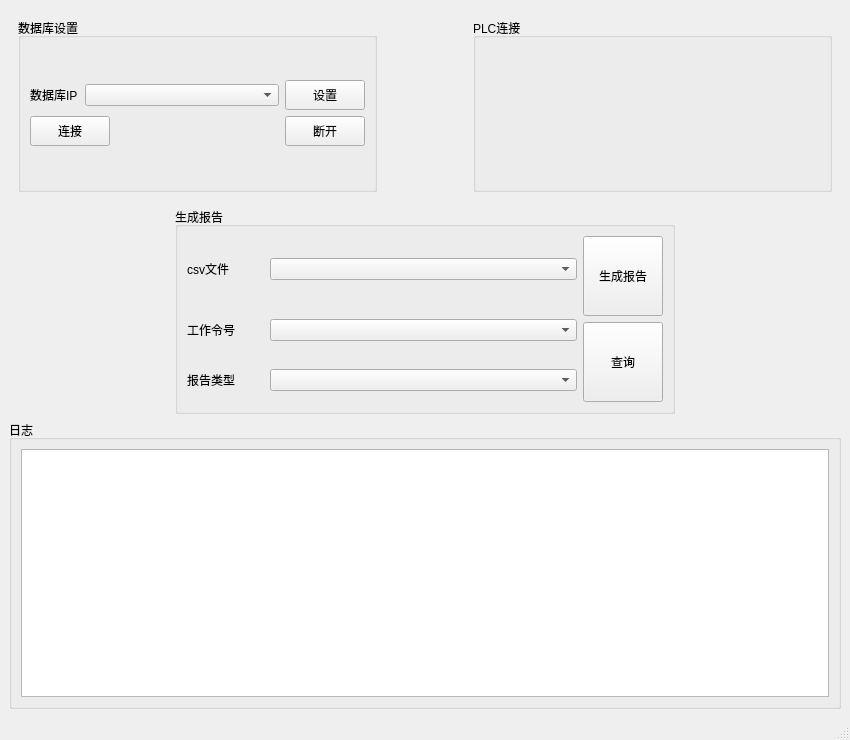
<?xml version="1.0" encoding="UTF-8"?>
<ui version="4.0">
 <class>MainWindow</class>
 <widget class="QMainWindow" name="MainWindow">
  <property name="geometry">
   <rect>
    <x>0</x>
    <y>0</y>
    <width>850</width>
    <height>740</height>
   </rect>
  </property>
  <property name="windowTitle">
   <string>MainWindow</string>
  </property>
  <widget class="QWidget" name="centralwidget">
   <layout class="QVBoxLayout" name="verticalLayout" stretch="2,2,3">
    <item>
     <widget class="QWidget" name="Connectset" native="true">
      <layout class="QHBoxLayout" name="horizontalLayout_3" stretch="4,1,4">
       <item>
        <widget class="QGroupBox" name="DbSet">
         <property name="title">
          <string>数据库设置</string>
         </property>
         <layout class="QGridLayout" name="gridLayout_4">
          <item row="0" column="0">
           <layout class="QVBoxLayout" name="verticalLayout_2">
            <item>
             <layout class="QHBoxLayout" name="horizontalLayout_5">
              <item>
               <layout class="QHBoxLayout" name="horizontalLayout_4" stretch="2,8">
                <item>
                 <widget class="QLabel" name="label_3">
                  <property name="text">
                   <string>数据库IP</string>
                  </property>
                 </widget>
                </item>
                <item>
                 <widget class="QComboBox" name="dbIPBox"/>
                </item>
               </layout>
              </item>
              <item>
               <widget class="QPushButton" name="dbsetBt">
                <property name="minimumSize">
                 <size>
                  <width>0</width>
                  <height>30</height>
                 </size>
                </property>
                <property name="text">
                 <string>设置</string>
                </property>
               </widget>
              </item>
             </layout>
            </item>
            <item>
             <layout class="QHBoxLayout" name="horizontalLayout_6">
              <item>
               <widget class="QPushButton" name="dbConnectBt">
                <property name="minimumSize">
                 <size>
                  <width>0</width>
                  <height>30</height>
                 </size>
                </property>
                <property name="text">
                 <string>连接</string>
                </property>
               </widget>
              </item>
              <item>
               <spacer name="horizontalSpacer_4">
                <property name="orientation">
                 <enum>Qt::Horizontal</enum>
                </property>
                <property name="sizeHint" stdset="0">
                 <size>
                  <width>40</width>
                  <height>20</height>
                 </size>
                </property>
               </spacer>
              </item>
              <item>
               <widget class="QPushButton" name="dbdisConnectBt">
                <property name="minimumSize">
                 <size>
                  <width>0</width>
                  <height>30</height>
                 </size>
                </property>
                <property name="text">
                 <string>断开</string>
                </property>
               </widget>
              </item>
             </layout>
            </item>
           </layout>
          </item>
         </layout>
        </widget>
       </item>
       <item>
        <spacer name="horizontalSpacer">
         <property name="orientation">
          <enum>Qt::Horizontal</enum>
         </property>
         <property name="sizeHint" stdset="0">
          <size>
           <width>40</width>
           <height>20</height>
          </size>
         </property>
        </spacer>
       </item>
       <item>
        <widget class="QGroupBox" name="PlcSet">
         <property name="title">
          <string>PLC连接</string>
         </property>
        </widget>
       </item>
      </layout>
     </widget>
    </item>
    <item>
     <layout class="QHBoxLayout" name="workBox" stretch="2,6,2">
      <item>
       <spacer name="horizontalSpacer_2">
        <property name="orientation">
         <enum>Qt::Horizontal</enum>
        </property>
        <property name="sizeHint" stdset="0">
         <size>
          <width>40</width>
          <height>20</height>
         </size>
        </property>
       </spacer>
      </item>
      <item>
       <widget class="QGroupBox" name="ReportBox">
        <property name="title">
         <string>生成报告</string>
        </property>
        <layout class="QGridLayout" name="gridLayout">
         <item row="0" column="0">
          <layout class="QHBoxLayout" name="horizontalLayout" stretch="2,8">
           <item>
            <widget class="QLabel" name="label">
             <property name="text">
              <string>csv文件</string>
             </property>
            </widget>
           </item>
           <item>
            <widget class="QComboBox" name="testfileCombox"/>
           </item>
          </layout>
         </item>
         <item row="0" column="1" rowspan="3">
          <layout class="QVBoxLayout" name="verticalLayout_3">
           <item>
            <widget class="QPushButton" name="generateReportBt">
             <property name="minimumSize">
              <size>
               <width>0</width>
               <height>80</height>
              </size>
             </property>
             <property name="text">
              <string>生成报告</string>
             </property>
            </widget>
           </item>
           <item>
            <widget class="QPushButton" name="queryRecordBt">
             <property name="minimumSize">
              <size>
               <width>0</width>
               <height>80</height>
              </size>
             </property>
             <property name="text">
              <string>查询</string>
             </property>
            </widget>
           </item>
          </layout>
         </item>
         <item row="1" column="0">
          <layout class="QHBoxLayout" name="horizontalLayout_7" stretch="2,8">
           <item>
            <widget class="QLabel" name="label_4">
             <property name="text">
              <string>工作令号</string>
             </property>
            </widget>
           </item>
           <item>
            <widget class="QComboBox" name="joborderCombox"/>
           </item>
          </layout>
         </item>
         <item row="2" column="0">
          <layout class="QHBoxLayout" name="horizontalLayout_2" stretch="2,8">
           <item>
            <widget class="QLabel" name="label_2">
             <property name="text">
              <string>报告类型</string>
             </property>
            </widget>
           </item>
           <item>
            <widget class="QComboBox" name="reportTypeCombox"/>
           </item>
          </layout>
         </item>
        </layout>
       </widget>
      </item>
      <item>
       <spacer name="horizontalSpacer_3">
        <property name="orientation">
         <enum>Qt::Horizontal</enum>
        </property>
        <property name="sizeHint" stdset="0">
         <size>
          <width>40</width>
          <height>20</height>
         </size>
        </property>
       </spacer>
      </item>
     </layout>
    </item>
    <item>
     <widget class="QGroupBox" name="logBox">
      <property name="title">
       <string>日志</string>
      </property>
      <layout class="QGridLayout" name="gridLayout_3">
       <item row="0" column="0">
        <widget class="QTextEdit" name="logEdit"/>
       </item>
      </layout>
     </widget>
    </item>
   </layout>
  </widget>
  <widget class="QMenuBar" name="menubar">
   <property name="geometry">
    <rect>
     <x>0</x>
     <y>0</y>
     <width>850</width>
     <height>22</height>
    </rect>
   </property>
  </widget>
  <widget class="QStatusBar" name="statusbar"/>
 </widget>
 <resources/>
 <connections/>
</ui>
